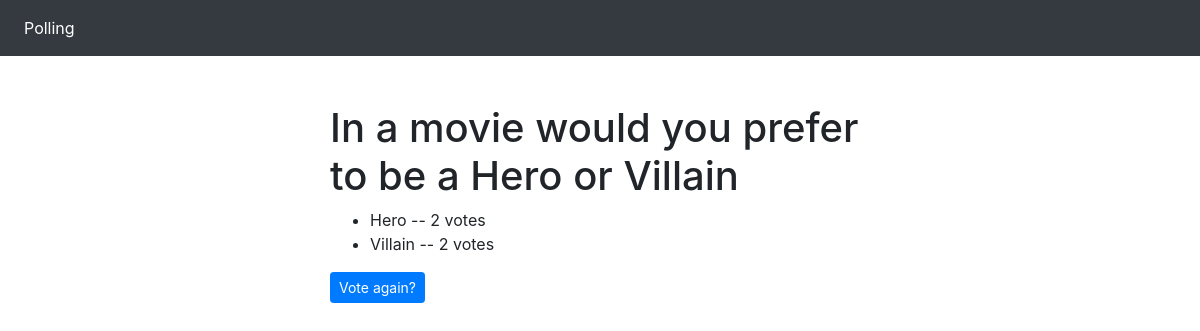
Screenshot of /polls/5/results/ with the database file from the repository.
### polls/models.py (models this page shows, shortened)
class Question(models.Model):
    question_text = models.CharField(max_length=200)
    pub_date = models.DateTimeField('date published')

class Choice(models.Model):
    question = models.ForeignKey(Question, on_delete=models.CASCADE)
    choice_text = models.CharField(max_length=200)
    votes = models.IntegerField(default=0)

### polls/views.py (the view)
# urls.py: path('<int:pk>/results/', views.ResultsView.as_view(), name='results'),
class ResultsView(generic.DetailView):
    model = Question
    template_name = 'polls/results.html'

### polls/templates/polls/results.html
{% extends 'base.html' %}
{% block content %}
<h1>{{ question.question_text }}</h1>
<ul>
{% for choice in question.choice_set.all %}
    <li>{{ choice.choice_text }} -- {{ choice.votes }} vote{{ choice.votes|pluralize }}</li>
{% endfor %}
</ul>
<a href="{% url 'polls:detail' question.id %}" class="btn btn-primary btn-sm">Vote again?</a>
{% endblock %}

### rows the page displays
Question: question_text "In a movie would you prefer to be a Hero or Villain"
Choice: choice_text "Hero", votes "2"
Choice: choice_text "Villain", votes "2"
